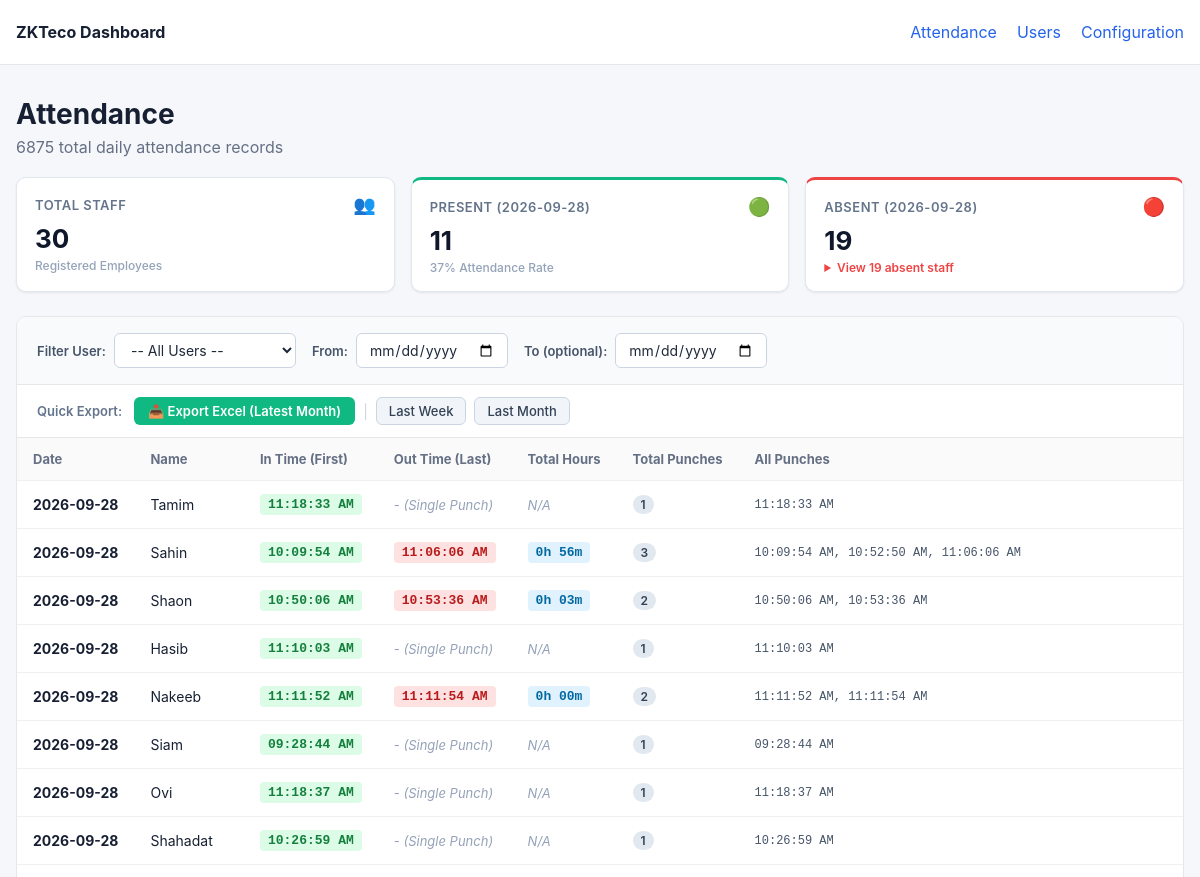
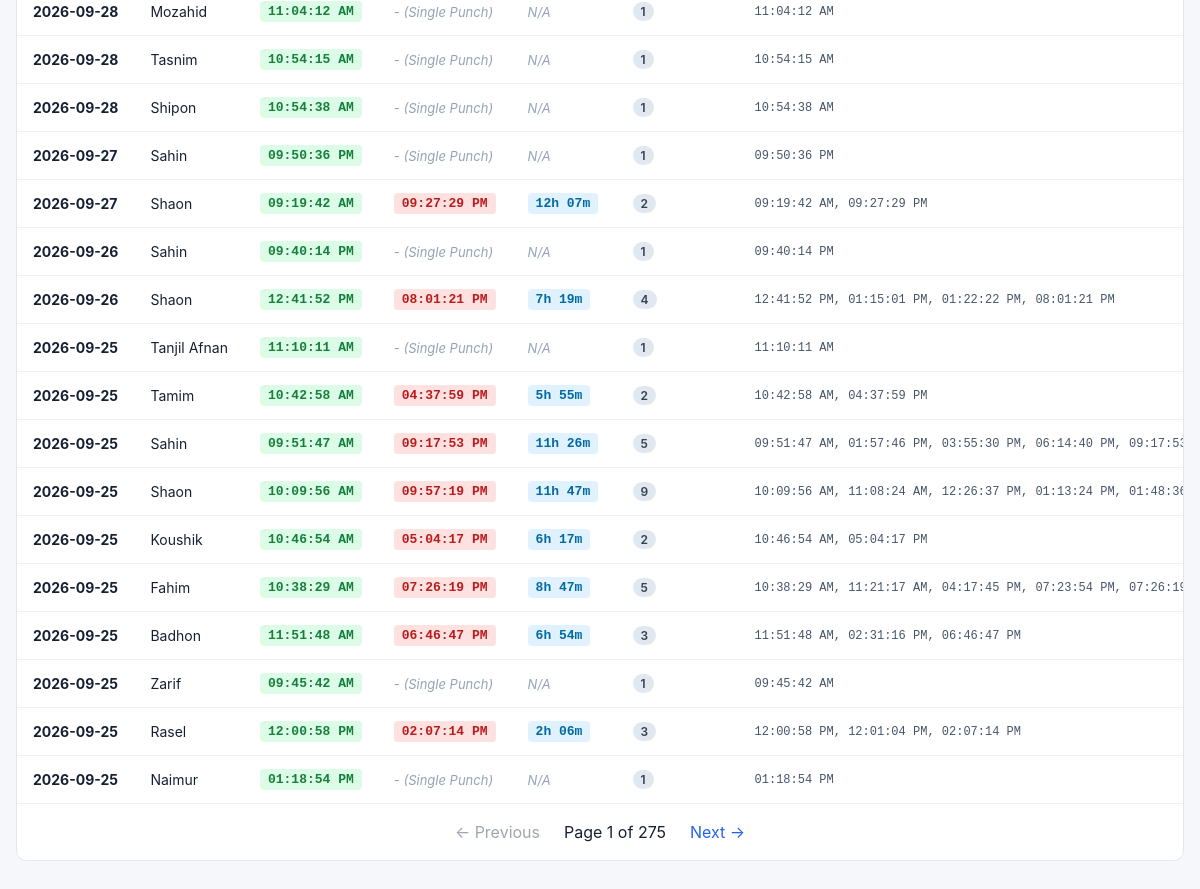
The page / on the database its author committed (2 pictures, top to bottom).
### tables this page shows
CREATE TABLE users (
            user_id TEXT PRIMARY KEY,
            name TEXT,
            privilege TEXT,
            created_at TEXT DEFAULT CURRENT_TIMESTAMP,
            updated_at TEXT DEFAULT CURRENT_TIMESTAMP
        );

### dashboard/app.py (the view)
@app.route("/")
def attendance():
    selected_user_id = request.args.get("user_id", "").strip()
    selected_from_date = request.args.get("from_date", "").strip()
    selected_to_date = request.args.get("to_date", "").strip()
    try:
        page = max(1, int(request.args.get("page", 1)))
    except ValueError:
        page = 1
    per_page = 25
    offset = (page - 1) * per_page
    db = get_db()
    all_users = db.execute(
        "SELECT user_id, name FROM users ORDER BY CAST(user_id AS INTEGER), user_id"
    ).fetchall()
    if selected_from_date and selected_to_date and selected_from_date == selected_to_date:
        target_date = selected_from_date
    elif selected_from_date and not selected_to_date:
        target_date = selected_from_date
    else:
        latest_date_row = db.execute("SELECT MAX(DATE(timestamp)) FROM attendance").fetchone()
        target_date = latest_date_row[0] if latest_date_row and latest_date_row[0] else datetime.now().strftime("%Y-%m-%d")
    present_rows = db.execute(
        "SELECT DISTINCT user_id FROM attendance WHERE DATE(timestamp) = ?",
        (target_date,),
    ).fetchall()
    present_uids = set(r[0] for r in present_rows)
    total_staff = len(all_users)
    present_count = len(present_uids)
    absent_count = max(0, total_staff - present_count)
    absent_users = [dict(u) for u in all_users if u["user_id"] not in present_uids]
    analytics = {
        "target_date": target_date,
        "total_staff": total_staff,
        "present_count": present_count,
        "absent_count": absent_count,
        "absent_users": absent_users,
    }
    conditions = []
    params = []
    if selected_user_id:
        conditions.append("a.user_id = ?")
        params.append(selected_user_id)
    if selected_from_date:
        conditions.append("DATE(a.timestamp) >= ?")
        params.append(selected_from_date)
    if selected_to_date:
        conditions.append("DATE(a.timestamp) <= ?")
        params.append(selected_to_date)
    where_clause = f"WHERE {' AND '.join(conditions)}" if conditions else ""
    count_sql = f"SELECT COUNT(*) FROM (SELECT 1 FROM attendance a {where_clause} GROUP BY a.user_id, DATE(a.timestamp))"
    total = db.execute(count_sql, params).fetchone()[0]
    rows_sql = f"""
        SELECT
            DATE(a.timestamp) AS date,
            a.user_id,
            COALESCE(u.name, 'Unknown') AS name,
            MIN(a.timestamp) AS min_ts,
            MAX(a.timestamp) AS max_ts,
            strftime('%I:%M:%S %p', MIN(a.timestamp)) AS in_time,
            strftime('%I:%M:%S %p', MAX(a.timestamp)) AS out_time,
            COUNT(*) AS total_punches,
            GROUP_CONCAT(strftime('%I:%M:%S %p', a.timestamp), ', ') AS all_punches
        FROM attendance a
        LEFT JOIN users u
            ON u.user_id = a.user_id
        {where_clause}
        GROUP BY a.user_id, DATE(a.timestamp)
        ORDER BY date DESC, CAST(a.user_id AS INTEGER), a.user_id
        LIMIT ? OFFSET ?
    """
    raw_rows = db.execute(rows_sql, params + [per_page, offset]).fetchall()
    db.close()
    rows = []
    for r in raw_rows:
        row_dict = dict(r)
        row_dict["total_hours"] = compute_total_hours(r["min_ts"], r["max_ts"], r["total_punches"])
        rows.append(row_dict)
    total_pages = max(1, (total + per_page - 1) // per_page)
    return render_template(
        "attendance.html",
        rows=rows,
        users_list=all_users,
        selected_user_id=selected_user_id,
        selected_from_date=selected_from_date,
        selected_to_date=selected_to_date,
        analytics=analytics,
        page=page,
        per_page=per_page,
        total=total,
        total_pages=total_pages,
    )

### dashboard/app.py (called while the page is built)
def get_db():
    db = sqlite3.connect(DB_FILE)
    db.row_factory = sqlite3.Row
    return db

def compute_total_hours(min_ts, max_ts, total_punches):
    if total_punches > 1 and min_ts and max_ts:
        try:
            t_in = datetime.fromisoformat(min_ts)
            t_out = datetime.fromisoformat(max_ts)
            diff = t_out - t_in
            secs = int(diff.total_seconds())
            if secs > 0:
                h = secs // 3600
                m = (secs % 3600) // 60
                return f"{h}h {m:02d}m"
        except Exception:
            pass
    return "N/A"

### dashboard/templates/attendance.html (shortened to what this page needs)
{% extends "base.html" %}
{% block content %}
<div class="page-header">
    <div>
        <h1>Attendance</h1>
        <p>
            {% if selected_from_date and selected_to_date %}
                Showing attendance {% if selected_user_id %}for User {{ selected_user_id }} {% endif %}from {{ selected_from_date }} to {{ selected_to_date }} ({{ total }} daily records found)
            {% elif selected_from_date %}
                Showing attendance {% if selected_user_id %}for User {{ selected_user_id }} {% endif %}from {{ selected_from_date }} onwards ({{ total }} daily records found)
            {% elif selected_to_date %}
                Showing attendance {% if selected_user_id %}for User {{ selected_user_id }} {% endif %}up to {{ selected_to_date }} ({{ total }} daily records found)
            {% elif selected_user_id %}
                Showing daily attendance for User {{ selected_user_id }} ({{ total }} daily records found)
            {% else %}
                {{ total }} total daily attendance records
            {% endif %}
        </p>
    </div>
</div>
<div class="kpi-grid">
    <div class="kpi-card">
        <div class="kpi-header">
            <span class="kpi-label">Total Staff</span>
            <span class="kpi-icon">👥</span>
        </div>
        <div class="kpi-value">{{ analytics.total_staff }}</div>
        <div class="kpi-sub">Registered Employees</div>
    </div>
    <div class="kpi-card kpi-card-success">
        <div class="kpi-header">
            <span class="kpi-label">Present ({{ analytics.target_date }})</span>
            <span class="kpi-icon">🟢</span>
        </div>
        <div class="kpi-value">{{ analytics.present_count }}</div>
        <div class="kpi-sub">{{ ((analytics.present_count / (analytics.total_staff or 1)) * 100)|round|int }}% Attendance Rate</div>
    </div>
    <div class="kpi-card kpi-card-danger">
        <div class="kpi-header">
            <span class="kpi-label">Absent ({{ analytics.target_date }})</span>
            <span class="kpi-icon">🔴</span>
        </div>
        <div class="kpi-value">{{ analytics.absent_count }}</div>
        <div class="kpi-sub">
            {% if analytics.absent_count > 0 %}
                <details class="absent-details">
                    <summary>View {{ analytics.absent_count }} absent staff</summary>
                </details>
            {% else %}
                All staff present!
            {% endif %}
        </div>
    </div>
</div>
<div class="card">
    <form method="GET" action="{{ url_for('attendance') }}" class="filter-bar">
        <div class="filter-group">
            <label for="user-select">Filter User:</label>
            <select name="user_id" id="user-select" onchange="this.form.submit()">
                <option value="">-- All Users --</option>
            </select>
        </div>
        <div class="filter-group">
            <label for="from-date">From:</label>
            <input type="date" name="from_date" id="from-date" value="{{ selected_from_date }}" onchange="this.form.submit()">
        </div>
        <div class="filter-group">
            <label for="to-date">To (optional):</label>
            <input type="date" name="to_date" id="to-date" value="{{ selected_to_date }}" onchange="this.form.submit()">
        </div>
    </form>
    <div class="export-bar">
        <div class="export-label">Quick Export:</div>
        <div class="export-buttons">
            <a href="{{ url_for('export_excel', user_id=selected_user_id, from_date=selected_from_date, to_date=selected_to_date) }}" class="btn-export">
                📥 Export Excel {% if not selected_user_id and not selected_from_date and not selected_to_date %}(Latest Month){% else %}(Filtered){% endif %}
            </a>
            <span class="divider">|</span>
            <a href="{{ url_for('export_excel', preset='last_week', user_id=selected_user_id) }}" class="btn-preset">Last Week</a>
            <a href="{{ url_for('export_excel', preset='last_month', user_id=selected_user_id) }}" class="btn-preset">Last Month</a>
        </div>
    </div>
    <div class="table-wrap">
        <table>
            <thead>
                <tr>
                    <th>Date</th>
                    <th>Name</th>
                    <th>In Time (First)</th>
                    <th>Out Time (Last)</th>
                    <th>Total Hours</th>
                    <th>Total Punches</th>
                    <th>All Punches</th>
                </tr>
            </thead>
            <tbody>
            {% for row in rows %}
                <tr>
                    <td><strong>{{ row.date }}</strong></td>
                    <td>{{ row.name }}</td>
                    <td>
                        <span class="time-tag in-time">{{ row.in_time }}</span>
                    </td>
                    <td>
                        {% if row.total_punches > 1 %}
                            <span class="time-tag out-time">{{ row.out_time }}</span>
                        {% else %}
                            <span class="single-punch">- (Single Punch)</span>
                        {% endif %}
                    </td>
                    <td>
                        <span class="{% if row.total_hours != 'N/A' %}hours-tag{% else %}single-punch{% endif %}">
                            {{ row.total_hours }}
                        </span>
                    </td>
                    <td><span class="badge">{{ row.total_punches }}</span></td>
                    <td class="punch-list">{{ row.all_punches }}</td>
                </tr>
            {% else %}
                <tr>
                    <td colspan="7" class="empty">No attendance records found.</td>
                </tr>
            {% endfor %}
            </tbody>
        </table>
    </div>
    {% include "_pagination.html" %}
</div>
{% endblock %}

### dashboard/static/style.css (style rules this page uses)
* { box-sizing: border-box; }
body { margin: 0; background: #f5f7fa; color: #172033; font-family: -apple-system, BlinkMacSystemFont, "Segoe UI", sans-serif; }
.page-header { margin-bottom: 20px; }
h1 { margin: 0 0 6px; font-size: 28px; }
p { margin: 0; color: #667085; }
.card { background: white; border: 1px solid #e5e7eb; border-radius: 10px; overflow: hidden; }
.table-wrap { overflow-x: auto; }
table { width: 100%; border-collapse: collapse; }
th, td { padding: 13px 16px; text-align: left; border-bottom: 1px solid #eef0f3; white-space: nowrap; }
th { background: #fafafa; font-size: 13px; color: #667085; }
td { font-size: 14px; }
.filter-bar { padding: 16px 20px; background: #f8fafc; border-bottom: 1px solid #e5e7eb; display: flex; align-items: center; flex-wrap: wrap; gap: 16px; }
.filter-group { display: flex; align-items: center; gap: 8px; }
.filter-group label { font-size: 13px; font-weight: 600; color: #475569; }
.filter-group select, .filter-group input[type="date"] { padding: 7px 12px; border: 1px solid #cbd5e1; border-radius: 6px; background-color: #ffffff; font-size: 14px; font-family: inherit; color: #1e293b; outline: none; cursor: pointer; transition: border-color 0.15s ease; }
.time-tag { display: inline-block; padding: 3px 8px; border-radius: 4px; font-size: 13px; font-family: ui-monospace, SFMono-Regular, Menlo, Monaco, Consolas, monospace; font-weight: 600; }
.time-tag.in-time { background: #dcfce7; color: #15803d; }
.time-tag.out-time { background: #fee2e2; color: #b91c1c; }
.hours-tag { display: inline-block; padding: 3px 8px; border-radius: 4px; font-size: 13px; font-family: ui-monospace, SFMono-Regular, Menlo, Monaco, Consolas, monospace; font-weight: 600; background: #e0f2fe; color: #0369a1; }
.single-punch { font-size: 13px; color: #94a3b8; font-style: italic; }
.badge { display: inline-block; padding: 2px 8px; border-radius: 12px; font-size: 12px; font-weight: 600; background: #e2e8f0; color: #334155; }
.punch-list { font-family: ui-monospace, SFMono-Regular, Menlo, Monaco, Consolas, monospace; font-size: 12px; color: #475569; }
.export-bar { padding: 12px 20px; background: #ffffff; border-bottom: 1px solid #e5e7eb; display: flex; align-items: center; gap: 12px; flex-wrap: wrap; }
.export-label { font-size: 13px; font-weight: 600; color: #64748b; }
.export-buttons { display: flex; align-items: center; gap: 8px; flex-wrap: wrap; }
.btn-export { display: inline-flex; align-items: center; gap: 6px; padding: 6px 14px; background-color: #10b981; color: #ffffff; font-size: 13px; font-weight: 600; border-radius: 6px; text-decoration: none; transition: background-color 0.15s ease; }
.btn-preset { display: inline-flex; align-items: center; padding: 5px 12px; background-color: #f1f5f9; color: #334155; font-size: 13px; font-weight: 500; border-radius: 6px; border: 1px solid #cbd5e1; text-decoration: none; transition: all 0.15s ease; }
.divider { color: #cbd5e1; font-size: 14px; }
.kpi-grid { display: grid; grid-template-columns: repeat(auto-fit, minmax(200px, 1fr)); gap: 16px; margin-bottom: 24px; }
.kpi-card { background: #ffffff; border-radius: 10px; padding: 16px 18px; box-shadow: 0 1px 3px rgba(0, 0, 0, 0.05), 0 1px 2px rgba(0, 0, 0, 0.03); border: 1px solid #e2e8f0; position: relative; overflow: hidden; transition: transform 0.15s ease, box-shadow 0.15s ease; }
.kpi-header { display: flex; justify-content: space-between; align-items: center; margin-bottom: 8px; }
.kpi-label { font-size: 13px; font-weight: 600; color: #64748b; text-transform: uppercase; letter-spacing: 0.5px; }
.kpi-icon { font-size: 18px; }
.kpi-value { font-size: 26px; font-weight: 700; color: #0f172a; line-height: 1.2; margin-bottom: 4px; }
.kpi-sub { font-size: 12px; color: #94a3b8; font-weight: 500; }
.kpi-card-success { border-top: 3px solid #10b981; }
.kpi-card-danger { border-top: 3px solid #ef4444; }
.absent-details summary { font-size: 12px; color: #ef4444; cursor: pointer; font-weight: 600; user-select: none; outline: none; }

### rows shown on the page
users: date "2026-09-28", name "Tamim", in_time "11:18:33 AM", shows "- (Single Punch)", total_hours "N/A", total_punches "1", all_punches "11:18:33 AM"
users: date "2026-09-28", name "Sahin", in_time "10:09:54 AM", out_time "11:06:06 AM", total_hours "0h 56m", total_punches "3", all_punches "10:09:54 AM, 10:52:50 AM, 11:06:06 AM", date "2026-09-25", in_time "09:51:47 AM", out_time "09:17:53 PM", total_hours "11h 26m", total_punches "5", all_punches "09:51:47 AM, 01:57:46 PM, 03:55:30 PM, 06:14:40 PM,…"
users: date "2026-09-28", name "Shaon", in_time "10:50:06 AM", out_time "10:53:36 AM", total_hours "0h 03m", total_punches "2", all_punches "10:50:06 AM, 10:53:36 AM"
users: date "2026-09-28", name "Hasib", in_time "11:10:03 AM", shows "- (Single Punch)", total_hours "N/A", total_punches "1", all_punches "11:10:03 AM"
users: date "2026-09-28", name "Nakeeb", in_time "11:11:52 AM", out_time "11:11:54 AM", total_hours "0h 00m", total_punches "2", all_punches "11:11:52 AM, 11:11:54 AM"
users: date "2026-09-28", name "Siam", in_time "09:28:44 AM", shows "- (Single Punch)", total_hours "N/A", total_punches "1", all_punches "09:28:44 AM"
users: date "2026-09-28", name "Ovi", in_time "11:18:37 AM", shows "- (Single Punch)", total_hours "N/A", total_punches "1", all_punches "11:18:37 AM"
users: date "2026-09-28", name "Shahadat", in_time "10:26:59 AM", shows "- (Single Punch)", total_hours "N/A", total_punches "1", all_punches "10:26:59 AM"
users: date "2026-09-28", name "Mozahid", in_time "11:04:12 AM", shows "- (Single Punch)", total_hours "N/A", total_punches "1", all_punches "11:04:12 AM"
users: date "2026-09-28", name "Tasnim", in_time "10:54:15 AM", shows "- (Single Punch)", total_hours "N/A", total_punches "1", all_punches "10:54:15 AM"
users: date "2026-09-28", name "Shipon", in_time "10:54:38 AM", shows "- (Single Punch)", total_hours "N/A", total_punches "1", all_punches "10:54:38 AM"

### other values the page prints
{{ total }} "6875"
{{ analytics.total_staff }} "30"
{{ analytics.target_date }} "2026-09-28"
{{ analytics.present_count }} "11"
{{ analytics.absent_count }} "19"
{{ row.date }} "2026-09-27" "2026-09-27" "2026-09-26" "2026-09-26" "2026-09-25" "2026-09-25" "2026-09-25" "2026-09-25" "2026-09-25" "2026-09-25" "2026-09-25" "2026-09-25" "2026-09-25"
{{ row.name }} "Sahin" "Shaon" "Sahin" "Shaon" "Tanjil Afnan" "Tamim" "Shaon" "Koushik" "Fahim" "Badhon" "Zarif" "Rasel" "Naimur"
{{ row.in_time }} "09:50:36 PM" "09:19:42 AM" "09:40:14 PM" "12:41:52 PM" "11:10:11 AM" "10:42:58 AM" "10:09:56 AM" "10:46:54 AM" "10:38:29 AM" "11:51:48 AM" "09:45:42 AM" "12:00:58 PM" "01:18:54 PM"
{{ row.total_hours }} "N/A" "12h 07m" "N/A" "7h 19m" "N/A" "5h 55m" "11h 47m" "6h 17m" "8h 47m" "6h 54m" "N/A" "2h 06m" "N/A"
{{ row.total_punches }} "1" "2" "1" "4" "1" "2" "9" "2" "5" "3" "1" "3" "1"
{{ row.all_punches }} "09:50:36 PM" "09:19:42 AM, 09:27:29 PM" "09:40:14 PM" "12:41:52 PM, 01:15:01 PM, 01:22:22 PM, 08:01:21 PM" "11:10:11 AM" "10:42:58 AM, 04:37:59 PM" "10:09:56 AM, 11:08:24 AM, 12:26:37 PM, 01:13:24 PM,…" "10:46:54 AM, 05:04:17 PM" "10:38:29 AM, 11:21:17 AM, 04:17:45 PM, 07:23:54 PM,…" "11:51:48 AM, 02:31:16 PM, 06:46:47 PM" "09:45:42 AM" "12:00:58 PM, 12:01:04 PM, 02:07:14 PM" "01:18:54 PM"
{{ row.out_time }} "09:27:29 PM" "08:01:21 PM" "04:37:59 PM" "09:57:19 PM" "05:04:17 PM" "07:26:19 PM" "06:46:47 PM" "02:07:14 PM"
{{ page }} "1"
{{ total_pages }} "275"
